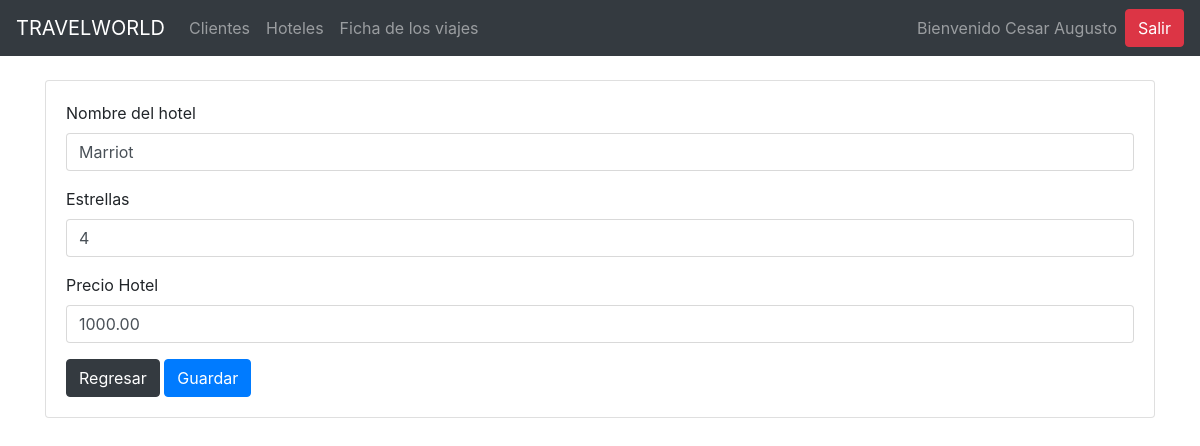
/?page=adm-hotel-editar&id=1 (signed in), run on the app's committed database.
### tables this page shows
CREATE TABLE `hoteles` (
  `idHotel` int(11) NOT NULL AUTO_INCREMENT,
  `nombreHotel` varchar(30) NOT NULL,
  `estrellas` char(1) NOT NULL,
  `precioHotel` decimal(12,2) NOT NULL,
  PRIMARY KEY (`idHotel`)
);

### resources/class/class.connection.php (called while the page is built, shortened)
<?php
$db = Connection("travelworld");
function Connection($database,$usr="root",$pass=""){
    $obj= new DBObject("localhost",$database,$usr,$pass);
    $obj->execute("set names utf8",array());
    return($obj);
}
class DBObject {
    private $conn;
    private $rs;
    private $mode;
    function __construct($host,$database,$usuario,$password=""){
        try{
            $this->conn = new PDO("mysql:host={$host};dbname={$database}", $usuario, $password);
       	    $this->conn->setAttribute(PDO::ATTR_ERRMODE, PDO::ERRMODE_EXCEPTION);
        } catch(PDOException $e){
            echo "ERROR: " . $e->getMessage();
        }
    }
    function fetchObject(){
        $this->mode = PDO::FETCH_OBJ;
    }
	function query($sql,$params=array())
	{
	    try {
           $this->rs = $this->conn->prepare($sql);
           $this->rs->execute($params);
           $this->rs->setFetchMode($this->mode);
           return($this->rs);
        }
        catch(Exception $e) {
           $this->showDebug($sql,$e);
        }
	}
	function record($sql,$params=array(), $array=false)
	{
	    $this->query($sql,$params);
    	return ($this->next($this->rs));
	}
	function execute($sql,$params=array())
	{
	    try {
           $this->rs = $this->conn->prepare($sql);
           $this->rs->execute($params);
        }
        catch(Exception $e) {
           $this->showDebug($sql,$e);
        }
	}
	function next($rs)
	{
	    if($rs)
            return($rs->fetch());
        else
    		return($this->rs->fetch());
	}
}
?>

### models/model.hotel.php (called while the page is built, shortened)
<?php
require_once("model.base.php");
$hotel = new Hotel($db);
?>

### models/model.base.php (called while the page is built, shortened)
<?php
require_once($_SERVER["DOCUMENT_ROOT"] . "/travelworld/resources/class/class.connection.php");
class Model {
    public    $db;
    private   $view;
    private   $key;
    public function __construct($db) {
        $this->db   = $db;
    }
    public function setView ($v) {$this->view =$v;}
    public function setKey  ($k) {$this->key  =$k;}
    public function getOne($id){
        $this->data=$this->db->record("SELECT * FROM {$this->view} WHERE {$this->key}=?",array($id));
    }
}
?>

### views/user/administrador/hotel_editar.php (the view, shortened to what this page needs)
<?php
    include $base_dir . "/models/model.hotel.php";
    $id = $_GET['id'];
    $hotel->getOne($id);
?>
    <body>
    <br>
    <div class="container">
        <div class="row">
            <div class="col-md-12">
                <div class="card">
                    <div class="card-body">
                        <form action="controllers/controller.hotel.php" method="post">
                        <div class="form-group">
                            <label>Nombre del hotel </label>
                            <input class="form-control" type="text" name='nom' value='<?=$hotel->data->nombreHotel?>'/>
                        </div>
                        <div class="form-group">
                                <label>Estrellas </label>
                                <input type="text" class="form-control" name="est" value="<?=$hotel->data->estrellas?>">
                        </div>
                        <div class="form-group">
                                <label>Precio Hotel</label>
                                <input type="text" class="form-control" name="pre" value="<?=$hotel->data->precioHotel?>">
                        </div>
                            <a href="?page=hoteles" class="btn btn-dark">Regresar</a>
                            <input type="submit" class="btn btn-primary" value="Guardar">
                        </form>
                    </div>
                </div>
            </div>
        </div>
        <br>
    </div>

### data on the page
hoteles: nom "Marriot", est "4", pre "1000.00"

### other printed values
$_SESSION['usuario']->nombreUsuario "Cesar Augusto"
